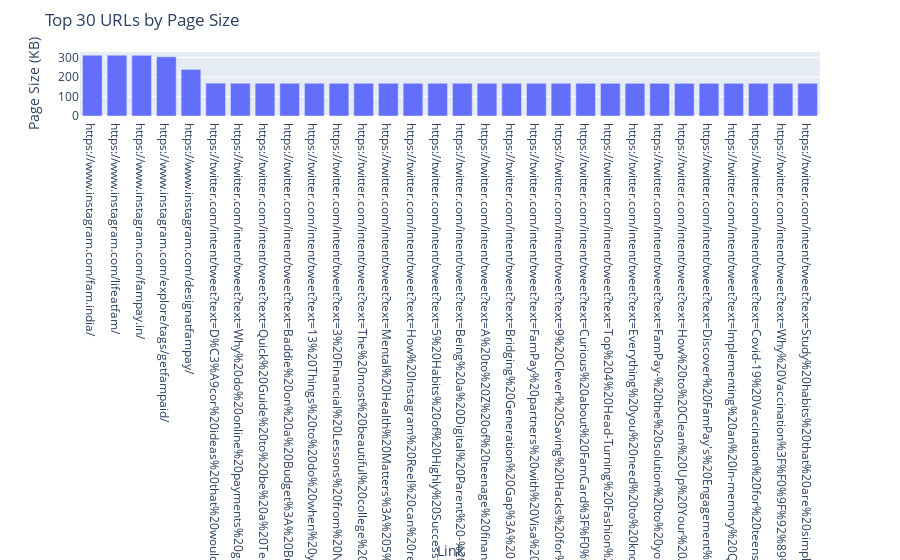

The notebook cell saved with this chart:
### Code cell
top_pages = df.nlargest(30, 'Page Size (KB)')
fig = px.bar(top_pages, x='Link', y='Page Size (KB)')
fig.update_layout(title_text='Top 30 URLs by Page Size')
fig.update_layout(showlegend=False)
fig.show()
fig.write_html('../../fam-report-site/public/Web-Analytics/top_pages.html')

### Figure 1 — Plotly figure (JSON) as saved in the notebook; plotly's stock layout.template omitted (floating-point values rounded to 4 significant figures)
{"data": [{"alignmentgroup": "True", "hovertemplate": "Link=%{x}<br>Page Size (KB)=%{y}<extra></extra>", "legendgroup": "", "marker": {"color": "#636efa", "pattern": {"shape": ""}}, "name": "", "offsetgroup": "", "orientation": "v", "showlegend": false, "textposition": "auto", "type": "bar", "x": ["https://www.instagram.com/fam.india/", "https://www.instagram.com/lifeatfam/", "https://www.instagram.com/fampay.in/", "https://www.instagram.com/explore/tags/getfampaid/", "https://www.instagram.com/designatfampay/", "https://twitter.com/intent/tweet?text=D%C3%A9cor%20ideas%20that%20would%20transform%20your%20room%20at%20home%20or%20hostel%F0%9F%8E%A8&url=https://fampay.in/blog/decor-ideas-that-would-transform-your-room-at-home-or-hostel/", "https://twitter.com/intent/tweet?text=Why%20do%20online%20payments%20get%20stuck%20and%20what%20can%20you%20do%3F%20%F0%9F%A4%94&url=https://fampay.in/blog/why-do-online-payments-get-stuck-and-what-can-you-do/", "https://twitter.com/intent/tweet?text=Quick%20Guide%20to%20be%20a%20Teenfluencer%20%F0%9F%91%B8%F0%9F%A4%B4&url=https://fampay.in/blog/want-to-become-a-teenage-influencer-start-here/", "https://twitter.com/intent/tweet?text=Baddie%20on%20a%20Budget%3A%20Budgeting%20Tricks%20for%20Teens%20%F0%9F%98%8E%F0%9F%92%85%F0%9F%92%B0&url=https://fampay.in/blog/baddie-on-a-budget-budgeting-tricks-for-teens/", "https://twitter.com/intent/tweet?text=13%20Things%20to%20do%20when%20you're%20bored%20-%20Boredom%20busters%20for%20teens%20%F0%9F%A4%B3&url=https://fampay.in/blog/13-boredom-busters-for-teens/", "https://twitter.com/intent/tweet?text=3%20Financial%20Lessons%20from%20Nature%3A%20An%20Earth%20Day%20special%20%F0%9F%8C%8D&url=https://fampay.in/blog/3-financial-lessons-from-nature-itself/", "https://twitter.com/intent/tweet?text=The%20most%20beautiful%20college%20campuses%20in%20India%20%F0%9F%8E%93&url=https://fampay.in/blog/the-most-beautiful-college-campuses-in-india/", "https://twitter.com/intent/tweet?text=Mental%20Health%20Matters%3A%205%20Things%20to%20Remember%20While%20in%20Quarantine&url=https://fampay.in/blog/mental-health-matters-5-things-to-remember-while-in-quarantine/", "https://twitter.com/intent/tweet?text=How%20Instagram%20Reel%20can%20really%20grow%20your%20brand%20%F0%9F%A4%B3&url=https://fampay.in/blog/how-instagram-reel-can-really-grow-your-brand/", "https://twitter.com/intent/tweet?text=5%20Habits%20of%20Highly%20Successful%20Teens%20%F0%9F%9A%80&url=https://fampay.in/blog/5-habits-of-highly-successful-teens/", "https://twitter.com/intent/tweet?text=Being%20a%20Digital%20Parent%20-%20Tips%20to%20Mentor%20Everything%20Digital%20that%20your%20Teen%20Uses&url=https://fampay.in/blog/being-a-digital-parent-tips-to-mentor-everything-digital-that-your-teen-uses/", "https://twitter.com/intent/tweet?text=A%20to%20Z%20of%20teenage%20finance-%20financial%20terms%20every%20parent%20should%20teach%20their%20teens&url=https://fampay.in/blog/a-to-z-of-teenage-finance-financial-terms-every-parent-should-teach-their-teens/", "https://twitter.com/intent/tweet?text=Bridging%20Generation%20Gap%3A%20Understanding%20Your%20GenZ%20Teenager%20Better&url=https://fampay.in/blog/bridging-generation-gap-understanding-your-genz-teenager-better/", "https://twitter.com/intent/tweet?text=FamPay%20partners%20with%20Visa%20to%20launch%20India%E2%80%99s%20first%20Doodle%20Card%20for%20GenZ&url=https://fampay.in/blog/fampay-partners-with-visa-to-launch-indias-first-doodle-card-for-genz/", "https://twitter.com/intent/tweet?text=9%20Clever%20Saving%20Hacks%20for%20Teenagers%20-%20This%20will%20save%20you%20a%20fortune!%20%F0%9F%92%B8&url=https://fampay.in/blog/7-clever-saving-hacks-for-teenagers-this-will-save-you-a-fortune/", "https://twitter.com/intent/tweet?text=Curious%20about%20FamCard%3F%F0%9F%92%B3%20Here%E2%80%99s%20everything%20to%20know%3A%20FAQs%20by%20teens%20on%20FamCard&url=https://fampay.in/blog/curious-about-famcard-heres-everything-to-know/", "https://twitter.com/intent/tweet?text=Top%204%20Head-Turning%20Fashion%20Tips%20and%20Trends%20For%20The%20Sassy%20Gen%20Z%20%F0%9F%A4%B3%F0%9F%A4%A9%F0%9F%91%B8%F0%9F%A4%B4&url=https://fampay.in/blog/top-4-head-turning-fashion-tips-and-trends-for-the-sassy-gen-z/", "https://twitter.com/intent/tweet?text=Everything%20you%20need%20to%20know%20about%20our%20Numberless%20Card!%20%F0%9F%92%B3&url=https://fampay.in/blog/everything-you-need-to-know-about-our-numberless-card/", "https://twitter.com/intent/tweet?text=FamPay-%20the%20solution%20to%20your%20cash%20problems!%20%F0%9F%98%8E&url=https://fampay.in/blog/fampay-the-solution-to-your-cash-problems/", "https://twitter.com/intent/tweet?text=How%20to%20Clean%20Up%20Your%20Android%20App's%20Dependencies%3A%20The%20Ultimate%20Guide&url=https://fampay.in/blog/how-to-clean-up-your-android-apps-dependencies-the-ultimate-guide-2/", "https://twitter.com/intent/tweet?text=Discover%20FamPay's%20Engagement%20Service%3A%20Missions&url=https://fampay.in/blog/discover-fampays-engagement-service-missions-3/", "https://twitter.com/intent/tweet?text=Implementing%20an%20In-memory%20Queue%20%F0%9F%A7%91%E2%80%8D%F0%9F%92%BB&url=https://fampay.in/blog/implementing-an-in-memory-queue/", "https://twitter.com/intent/tweet?text=Covid-19%20Vaccination%20for%20teens%2C%20a%20step-by-step%20guide%F0%9F%92%89&url=https://fampay.in/blog/covid-19-vaccination-as-a-teen-a-guide/", "https://twitter.com/intent/tweet?text=Why%20Vaccination%3F%F0%9F%92%89%20-%20A%20guide%20to%20vaccination%20for%20teens%20in%20India&url=https://fampay.in/blog/why-vaccination-a-guide-to-vaccination-for-teens-in-india/", "https://twitter.com/intent/tweet?text=Study%20habits%20that%20are%20simple%20and%20highly%20effective%20%F0%9F%93%9A&url=https://fampay.in/blog/study-habits-that-are-simple-and-highly-effective/"], "xaxis": "x", "y": [312.2, 312.2, 311.5, 303.7, 239.5, 168.7, 168.3, 168.2, 168.1, 168.1, 168.1, 168.1, 168.1, 168.0, 168.0, 168.0, 168.0, 168.0, 168.0, 168.0, 167.9, 167.9, 167.9, 167.9, 167.8, 167.8, 167.8, 167.8, 167.8, 167.8], "yaxis": "y"}], "layout": {"barmode": "relative", "legend": {"tracegroupgap": 0}, "margin": {"t": 60}, "showlegend": false, "title": {"text": "Top 30 URLs by Page Size"}, "xaxis": {"anchor": "y", "domain": [0, 1], "title": {"text": "Link"}}, "yaxis": {"anchor": "x", "domain": [0, 1], "title": {"text": "Page Size (KB)"}}}}
